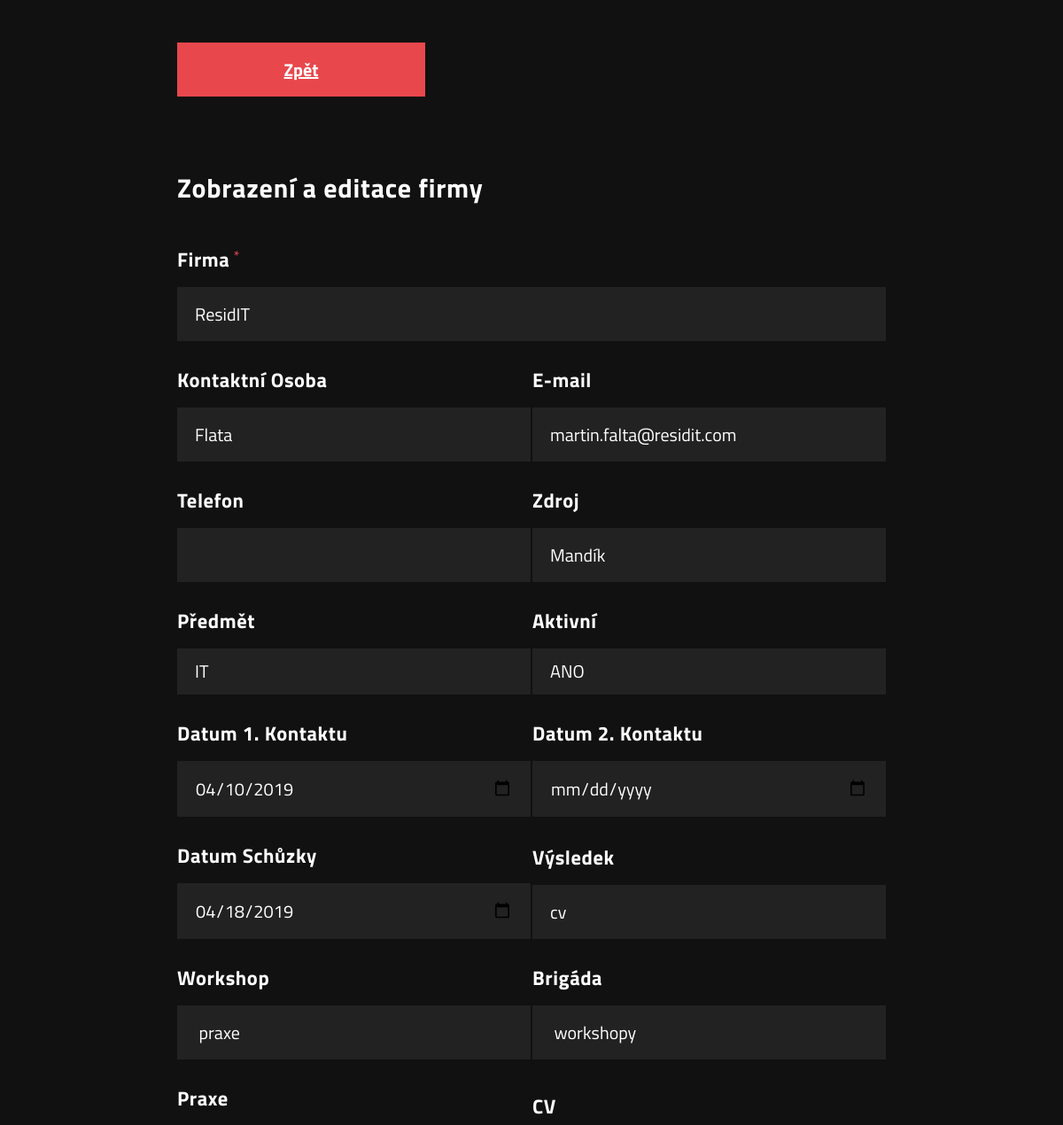
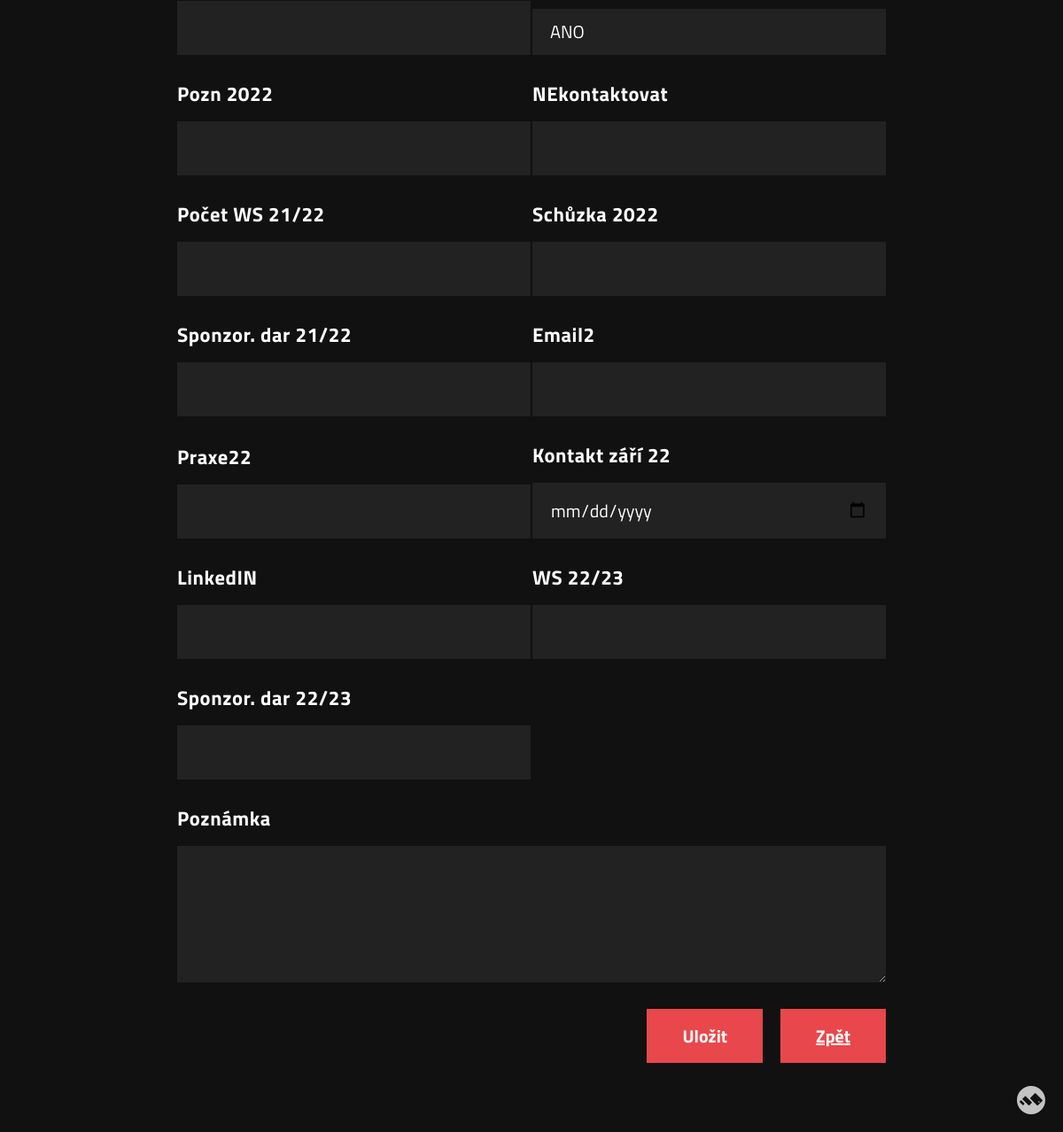
/editFirm/editFirmForm.php?id=3 (signed in), run on the app's committed database (2 pictures, top to bottom).
### tables this page shows
CREATE TABLE `firm` (
  `id` int(11) NOT NULL AUTO_INCREMENT,
  `active` tinyint(4) NOT NULL DEFAULT 1,
  `name` varchar(500) DEFAULT NULL,
  `surname` varchar(500) DEFAULT NULL,
  `email` varchar(500) DEFAULT NULL,
  `phone` varchar(14) DEFAULT NULL,
  `subject_id` int(11) DEFAULT NULL,
  `source` varchar(500) DEFAULT NULL,
  `date_of_contact` date DEFAULT NULL,
  `date_of_2_contact` date DEFAULT NULL,
  `date_of_meeting` date DEFAULT NULL,
  `result` varchar(500) DEFAULT NULL,
  `workshop` varchar(500) DEFAULT NULL,
  `brigade` varchar(500) DEFAULT NULL,
  `practice` varchar(500) DEFAULT NULL,
  `cv` tinyint(4) DEFAULT NULL,
  `note` varchar(500) DEFAULT NULL,
  `c14` varchar(500) DEFAULT NULL,
  `c15` varchar(500) DEFAULT NULL,
  `c16` varchar(500) DEFAULT NULL,
  `c17` varchar(500) DEFAULT NULL,
  `c18` varchar(500) DEFAULT NULL,
  `c19` varchar(500) DEFAULT NULL,
  `c20` varchar(500) DEFAULT NULL,
  `c21` varchar(500) DEFAULT NULL,
  `c22` varchar(500) DEFAULT NULL,
  `c23` varchar(500) DEFAULT NULL,
  `c24` varchar(500) DEFAULT NULL,
  PRIMARY KEY (`id`),
  KEY `fk_subject` (`subject_id`),
  CONSTRAINT `fk_subject` FOREIGN KEY (`subject_id`) REFERENCES `subject` (`id`)
);

CREATE TABLE `subject` (
  `id` int(11) NOT NULL AUTO_INCREMENT,
  `name` varchar(50) NOT NULL,
  PRIMARY KEY (`id`)
);

### editFirm/editFirmForm.php (the view, shortened to what this page needs)
<html lang="en" class=""><head>
<link rel="stylesheet" href="https://cdnjs.cloudflare.com/ajax/libs/normalize/5.0.0/normalize.min.css">
<link href="https://code.jquery.com/ui/1.12.1/themes/ui-lightness/jquery-ui.css" rel="stylesheet"/>
</head>
<?php
if(isset($_GET["id"])){
include_once("../conn.php");
$sql = "SELECT firm.id,firm.name,firm.surname,firm.email,firm.phone,firm.source,firm.active,firm.date_of_contact,firm.date_of_2_contact,firm.date_of_meeting,firm.result,firm.workshop,firm.brigade,firm.practice,firm.cv,firm.note,subject.name as subject, subject.id as subject_id";
$array_columns = array();
$array_columns_names = array();
$array_columns_types = array();
$columns = "SELECT columns.id,columns.name, type_of_column.type FROM columns inner join type_of_column on columns.type = type_of_column.id";
$result = $conn->query($columns);
if ($result->num_rows > 0) {
while($row = $result->fetch_assoc()) {
    $sql .= ",c". $row["id"];
    array_push($array_columns,"c".$row["id"]);
    array_push($array_columns_names,$row["name"]);
    array_push($array_columns_types,$row["type"]);
 }
} else {
}
$sql .= " FROM firm inner join subject on firm.subject_id = subject.id where firm.id = ".$_GET["id"]." limit 1";
$result = $conn->query($sql);
if ($result->num_rows > 0) {
  $row = $result->fetch_assoc();
} else {
  exit;
}
?>
<body>
  <form action="" class="form" id="<?php echo $_GET["id"]; ?>">
    <p class="field half">
    <a href="/table.php" class="button">Zpět</a>
  </p>
    <p class="field">
      <h2 class="label" style="font-size:30px">Zobrazení a editace firmy</h2>
    </p>
  <p class="field required">
    <label class="label required" for="name">Firma</label>
    <input class="text-input" id="name" name="name" required="" type="text" value="<?php echo $row["name"]; ?>">
  </p>
  <p class="field half">
    <label class="label" for="surname">Kontaktní Osoba</label>
    <input class="text-input" name="surname" type="text" value="<?php echo $row["surname"]; ?>">
  </p>
  <p class="field half">
    <label class="label" for="email">E-mail</label>
    <input class="text-input" name="email" type="email" value="<?php echo $row["email"]; ?>">
  </p>
  <p class="field half">
    <label class="label" for="phone">Telefon</label>
    <input class="text-input" name="phone" type="tel" value="<?php echo $row["phone"]; ?>">
  </p>
  <p class="field half">
    <label class="label" for="source">Zdroj</label>
    <input class="text-input" name="source" type="text" value="<?php echo $row["source"]; ?>">
  </p>
  <div class="field half">
    <label class="label">Předmět</label>
    <select class="select" name="subject_id">
    <option value="<?php echo $row["subject_id"]; ?>"><?php echo $row["subject"]; ?></option>
    </select>
  </div>
  <div class="field half">
    <label class="label">Aktivní</label>
    <select class="select" name="active">
      <?php
      if($row["active"] == 1){
        ?>
        <option value="1">ANO</option>
        <?php
      }else {
        ?>
        <option value="0">NE</option>
        <option value="1">ANO</option>
        <?php
      }
      ?>
    </select>
  </div>
  <div class="field half">
    <label class="label">Datum 1. Kontaktu</label>
    <input class="text-input" name="date_of_contact" type="date" value="<?php echo $row["date_of_contact"]; ?>">
  </div>
  <div class="field half">
    <label class="label">Datum 2. Kontaktu</label>
    <input class="text-input"name="date_of_2_contact" type="date" value="<?php echo $row["date_of_2_contact"]; ?>">
  </div>
  <div class="field half">
    <label class="label">Datum Schůzky</label>
    <input class="text-input" name="date_of_meeting" type="date" value="<?php echo $row["date_of_meeting"]; ?>">
  </div>
  <div class="field half">
    <label class="label">Výsledek</label>
    <input class="text-input" name="result" type="text" value="<?php echo $row["result"]; ?>">
  </div>
  <div class="field half">
    <label class="label">Workshop</label>
    <input class="text-input" name="workshop" type="text" value="<?php echo $row["workshop"]; ?>">
  </div>
  <div class="field half">
    <label class="label">Brigáda</label>
    <input class="text-input" name="brigade" type="text" value="<?php echo $row["brigade"]; ?>">
  </div>
  <div class="field half">
    <label class="label">Praxe</label>
    <input class="text-input" name="practice" type="text" value="<?php echo $row["practice"]; ?>">
  </div>
  <div class="field half">
    <label class="label">CV</label>
    <select class="select" name="cv">
      <?php
      if($row["cv"] == 1){
        ?>
        <option value="1">ANO</option>
        <?php
      }else {
        ?>
        <option value="0">NE</option>
        <option value="1">ANO</option>
        <?php
      }
      ?>
    </select>
  </div>
  <?php
  for($i=0;$i <count($array_columns);$i++){
    ?>
    <div class="field half">
    <label class="label"><?php echo $array_columns_names[$i]; ?></label>
    <input class="text-input" name="<?php echo $array_columns[$i]; ?>" type="<?php echo $array_columns_types[$i]; ?>" value="<?php echo $row[$array_columns[$i]]; ?>">
  </div>
    <?php
}
  ?>
  <p class="field">
    <label class="label" for="about">Poznámka</label>
    <textarea class="textarea" cols="50" id="about" name="note" rows="4"><?php echo $row["note"]; ?></textarea>
  </p>
  <p class="field buttons">
    <button class="button" id="send-button" value="Uložit">Uložit</button>
    <a href="/table.php" class="button">Zpět</a>
  </p>
  </form>
  <a href="https://codepen.io/mican/" target="_blank" class="mM"></a>
</body></html>
<?php
}
?>

### editFirm/editFirmForm.php (style rules this page uses)
html { -webkit-font-smoothing: antialiased; }
body { background-color: #111111; font-family: "Titillium Web", sans-serif; }
@media screen and (min-width: 40em) { body { font-size: 1.25em; } }
.form .button, .form .message, .customSelect, .form .select, .form .textarea, .form .text-input, .form .option-input + label, .form .checkbox-input + label, .form .label { padding: 0.75em 1em; -webkit-appearance: none; -moz-appearance: none; appearance: none; outline: none; line-height: normal; border-radius: 0; border: none; background: none; display: block; }
.form .label { font-weight: bold; color: white; padding-top: 0; padding-left: 0; letter-spacing: 0.025em; font-size: 1.125em; line-height: 1.25; position: relative; z-index: 100; }
.required .form .label:after, .form .required .label:after { content: " *"; color: #E8474C; font-weight: normal; font-size: 0.75em; vertical-align: top; }
.customSelect, .form .select, .form .textarea, .form .text-input, .form .option-input + label, .form .checkbox-input + label { font: inherit; line-height: normal; width: 100%; box-sizing: border-box; background: #222222; color: white; position: relative; }
.customSelect:placeholder, .form .select:placeholder, .form .textarea:placeholder, .form .text-input:placeholder, .form .option-input + label:placeholder, .form .checkbox-input + label:placeholder { color: white; }
.form .button { font: inherit; line-height: normal; cursor: pointer; background: #E8474C; color: white; font-weight: bold; width: auto; margin-left: auto; font-weight: bold; padding-left: 2em; padding-right: 2em; max-width: 200px; text-align:center; // dočasné řešení }
body { padding: 2em; }
.form { max-width: 40em; margin: 0 auto; position: relative; display: flex; flex-flow: row wrap; justify-content: space-between; align-items: flex-end; }
.form .field { width: 100%; margin: 0 0 1.5em 0; }
@media screen and (min-width: 40em) { .form .field.half { width: calc(50% - 1px); } }
.form .textarea { max-width: 100%; }
.form .select { text-indent: 0.01px; text-overflow: "" !important; }
.buttons { display: flex; justify-content: flex-end; gap: 20px; flex-wrap: wrap; }
.button { margin-left: 0 !important; }
.mM { display:block;border-radius:50%;box-shadow:0 1px 3px rgba(0, 0, 0, 0.12), 0 1px 2px rgba(0, 0, 0, 0.24);position:fixed;bottom:1em;right:1em;-webkit-transform-origin:50% 50%;transform-origin:50% 50%;-webkit-transition:all 240ms ease-in-out;transition:all 240ms ease-in-out;z-index:9999;opacity:0.75 }
.mM svg { display:block }

### data on the page
firm: name "ResidIT", surname "Flata", email "martin.falta@residit.com", source "Mandík", subject_id "IT", active "ANO", date_of_contact "04/10/2019", date_of_meeting "04/18/2019", result "cv", workshop "praxe", brigade "workshopy", cv "ANO"

### other printed values
$array_columns_names[$i] "Pozn 2022"
$array_columns_names[$i] "NEkontaktovat"
$array_columns_names[$i] "Počet WS 21/22"
$array_columns_names[$i] "Schůzka 2022"
$array_columns_names[$i] "Sponzor. dar 21/22"
$array_columns_names[$i] "Email2"
$array_columns_names[$i] "Praxe22"
$array_columns_names[$i] "Kontakt září 22"
$array_columns_names[$i] "LinkedIN"
$array_columns_names[$i] "WS 22/23"
$array_columns_names[$i] "Sponzor. dar 22/23"
